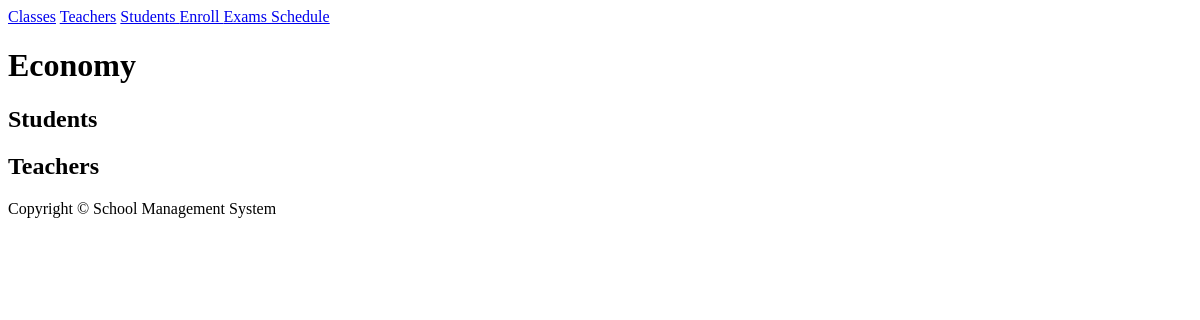
The app's page /classes/2/, older data.
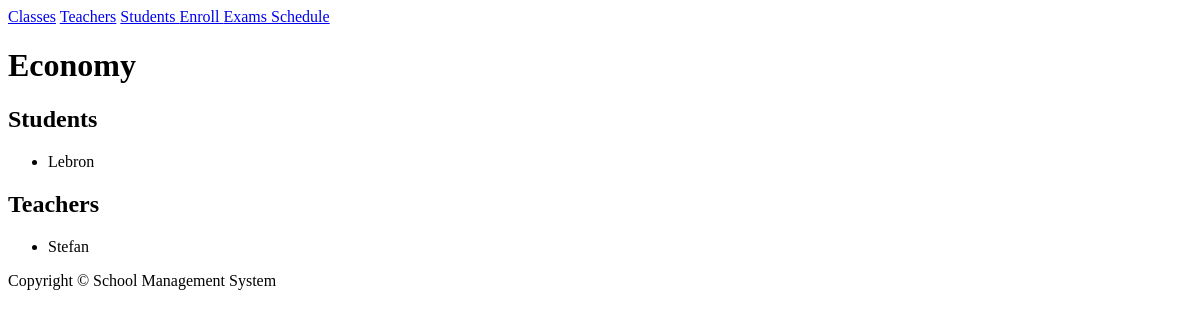
The same page, newer data.
### class/models.py (models this page shows, shortened)
class Class(models.Model):
    name = models.CharField(max_length=120)
    students = models.ManyToManyField(Student, through='Enrollment')
    teacher = models.ManyToManyField(Teacher, through='Enrollment')

class Student(models.Model):
    name = models.CharField(max_length=120)
    student_id = models.CharField(max_length=20, default=None, null=True)
    teachers = models.ManyToManyField('Teacher', through='Enrollment')

class Teacher(models.Model):
    name = models.CharField(max_length=120)
    employee_id = models.CharField(max_length=20, default=None, null=True)
    students = models.ManyToManyField(Student, through='Enrollment')

### class/views.py (the view)
# urls.py: path('classes/<int:pk>/', ClassDetailView.as_view(), name='class_detail'),
class ClassDetailView(DetailView):
    model = Class
    template_name = 'class/class_detail.html'
    def get_context_data(self, **kwargs):
        context = super().get_context_data(**kwargs)
        context['enrollments'] = Enrollment.objects.filter(class_name=self.object)
        context['students'] = Student.objects.filter(enrollment__in=context['enrollments'])
        context['teachers'] = Teacher.objects.filter(enrollment__in=context['enrollments'])
        return context

### templates/class/class_detail.html
{% extends 'base.html' %}
{% block content %}
  <h1>{{ object.name }}</h1>
  <h2>Students</h2>
  <ul>
    {% for student in students %}
      <li>{{ student.name }}</li>
    {% endfor %}
  </ul>
  <h2>Teachers</h2>
  <ul>
    {% for teacher in teachers %}
      <li>{{ teacher.name }}</li>
    {% endfor %}
  </ul>
{% endblock %}

### templates/base.html (shortened to what this page needs)
<!DOCTYPE html>
<html>
<head>
</head>
<body>
<header>
    <nav>
        <a href="{% url 'class_list' %}">Classes</a>
        <a href="{% url 'teacher_list' %}"> Teachers</a>
        <a href="{% url 'student_list' %}"> Students </a>
        <a href="{% url 'enroll' %}"> Enroll </a>
        <a href="{% url 'exam_list'%}"> Exams </a>
        <a href="{% url 'schedule_list' %}"> Schedule</a>
    </nav>
</header>
<main>
    {% block content %}{% endblock %}
</main>
<footer>
    Copyright ©  School Management System
</footer>
</body>
</html>

Row changes from the older to the newer data that the page shows:
now on this page (row unchanged): Student: name "Lebron"
added Teacher: name "Stefan"
